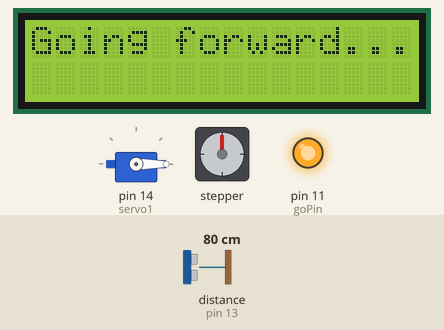
This sketch was run on a simulated Arduino Uno, built with avr-gcc and run on an emulated ATmega328P. Parts: 16×2 character LCD, servo, stepper motor, output pins drawn as LEDs (lit = HIGH). Wiring (inferred from the names in the program): ultrasonic range finder: trigger pin 12; echo pin 13. Inputs (shaded band) come from the test bench; at power-on: distance to the obstacle (sensor on pin 13) 80 cm. The echo pulse lasts 58.3 µs per cm; stepper angles assume 200 steps per turn; pins used as bus, display or sensor lines are not drawn; what the sketch prints to the serial monitor is not drawn.

Above: at 2.8 s.
2.9 s: distance to the obstacle (sensor on pin 13) set to 33 cm
12.6 s: distance to the obstacle (sensor on pin 13) set to 28 cm
At 17.2 s:
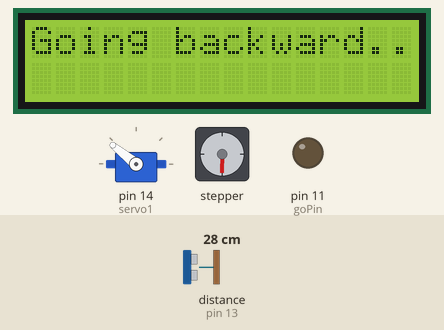
At 21.8 s:
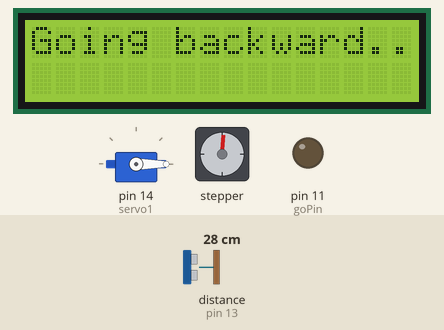
21.9 s: distance to the obstacle (sensor on pin 13) set to 35 cm
At 26.7 s:
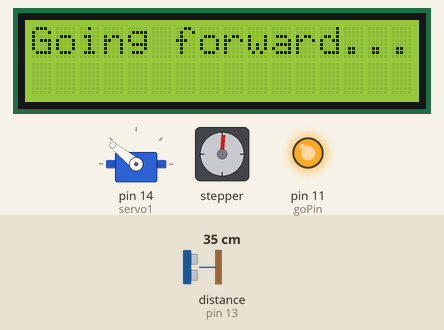
Timing chart, 0 to 36.8 s (numbered marks = the images above; inputs shaded):
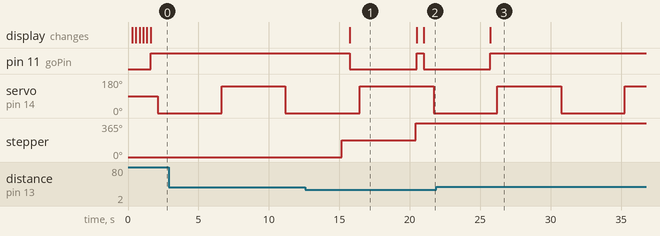

The sketch:

arduinoRobot.ino
```cpp
/*
 HC-SR04 Ping distance sensor]
 VCC to arduino 5v GND to arduino GND
 Echo to Arduino pin 13 Trig to Arduino pin 12
 More info at: http://goo.gl/kJ8Gl
 */

#define trigPin 12
#define echoPin 13
#define alertDistance 30

#define goPin 11

static int angle = 2000;

void setup() {
  Serial.begin (9600);
  setupUltraSonicRangeSensor();
  setupDriveMotor();
  setupSteeringMotor();
  setupLcd();
  setupServo();
}


void loop() {
  int distance = getDistance();
  if (distance >= alertDistance || distance <= 0){
    goForward();
  }
  else {
    seekSteer();
    idle();
  }
  angle = -1 * angle;
  turnServo(angle);
  delay(4000);
}
```

driveMotor.ino
```cpp
void setupDriveMotor(){
pinMode(goPin, OUTPUT);
}

void idle(){
  printMsg("Proximity Alert!  In idle mode.");
  goForward();
  goBackward();
}

void goForward(){
  printMsg("Going forward...");
  digitalWrite(goPin, HIGH);
  delay(500);
}

void goBackward(){
  printMsg("Going backward...");
  digitalWrite(goPin, LOW);
  delay(700);
}
```

servo.ino
```cpp
#include <Servo.h>

Servo servo1;

void setupServo() {

  pinMode(1,OUTPUT);
  servo1.attach(14); //analog pin 0
  Serial.println("Ready");

}

void turnServo(int angle) {

  servo1.write(angle);

}
```

steeringMotor.ino
```cpp
#include <Stepper.h>

const byte maxSteps = 200; //Max number of steps steering should rotate
Stepper myStepper(200, 6,7,8,9);

void setupSteeringMotor() {

}
short turnPosition = 100;

void seekSteer() {
  short dir = turnPosition / abs(turnPosition);
  if (abs(turnPosition) >= maxSteps) {
    turnPosition = dir * -1;
    printMsg("Reached max step range, reversing.");
  } else {
    turnPosition = turnPosition + dir;
    //printMsg("Max range not hit.  Increasing to " + turnPosition);
  }
  myStepper.step(turnPosition);
}
```

ultraSonicRangeSensor.ino
```cpp
void setupUltraSonicRangeSensor(){
  pinMode(trigPin, OUTPUT);
  pinMode(echoPin, INPUT);
}

int getDistance(){
  int duration, distance;
  digitalWrite(trigPin, HIGH);
  delayMicroseconds(1000);
  digitalWrite(trigPin, LOW);
  duration = pulseIn(echoPin, HIGH);
  distance = (duration/2) / 29.1;
  //printMsg("Distance is: " + distance);
  return distance;
}
```

lcd.ino
```cpp
/* YourDuino.com Example Software Sketch
 20 character 4 line I2C Display
 Backpack Interface labelled "LCM1602 Funduino"
 terry@yourduino.com */

/*-----( Import needed libraries )-----*/
#include <Wire.h>  // Comes with Arduino IDE
// Get the LCD I2C Library here:
// https://bitbucket.org/fmalpartida/new-liquidcrystal/downloads
// Move any other LCD libraries to another folder or delete them
// See Library "Docs" folder for possible commands etc.
#include <LiquidCrystal_I2C.h>

/*-----( Declare Constants )-----*/
//none
/*-----( Declare objects )-----*/
// set the LCD address to 0x27 for a 20 chars 4 line display
// Set the pins on the I2C chip used for LCD connections:
//                    addr, en,rw,rs,d4,d5,d6,d7,bl,blpol
LiquidCrystal_I2C lcd(0x27, 2, 1, 0, 4, 5, 6, 7, 3, POSITIVE);  // Set the LCD I2C address


/*-----( Declare Variables )-----*/
//none

void setupLcd()   /*----( SETUP: RUNS ONCE )----*/
{
  Serial.begin(9600);  // Used to type in characters

  lcd.begin(16,2);         // initialize the lcd for 20 chars 4 lines and turn on backlight

  // ------- Quick 3 blinks of backlight  -------------
  for(int i = 0; i< 3; i++)
  {
    lcd.backlight();
    delay(250);
    lcd.noBacklight();
    delay(250);
  }
  lcd.backlight(); // finish with backlight on

  lcd.setCursor(0,0); //Start at character 0 on line 0
  printMsg("LCD is sucessfully initalized.");
}/*--(end setup )---*/


void printMsg( char msg[]){
//  int length =  sizeof(msg)/sizeof(msg[0]);
//  for(int i = 0; i< length; i++){
//    lcd.setCursor(0,0);
//   // char[] subArray = subArray(msg,i,i+16);
//    lcd.print(msg);
//  }
  lcd.clear();
  lcd.print(msg);
}
//
//char[] subArray(char[] fullArray,int startInx, int endInx){
//  int newLength = endInx - startInx + 1;
//  char[newLenth] returnArray;
//  int j= 0;
//  for(int i=startInx; i <= endInx; i++){
//    returnArray[j] = fullArray[i];
//    j++;
//  }
//  return returnArray;
//}
```

Measured:
- the behaviour switches between 31 and 30 cm on distance to the obstacle (sensor on pin 13) (found by bisection; images 0 and 1)
- after the input at 12.6 s, pin 11 (goPin): HIGH → LOW after 3.1 s, → HIGH 4.8 s later, → LOW 0.52 s later; stepper: goes 181° 5.3 s, then 365°, starting after 2.6 s; the display: changes after 3.1 s (image 1)
- after the input at 21.9 s, pin 11 (goPin): goes on until 25.7 s, then stays HIGH; stepper: stays 365° (without the input it goes to 550° after 3.8 s)
- what the display in image 1 shows lasts 4.8 s, from 15.7 s to 20.5 s
